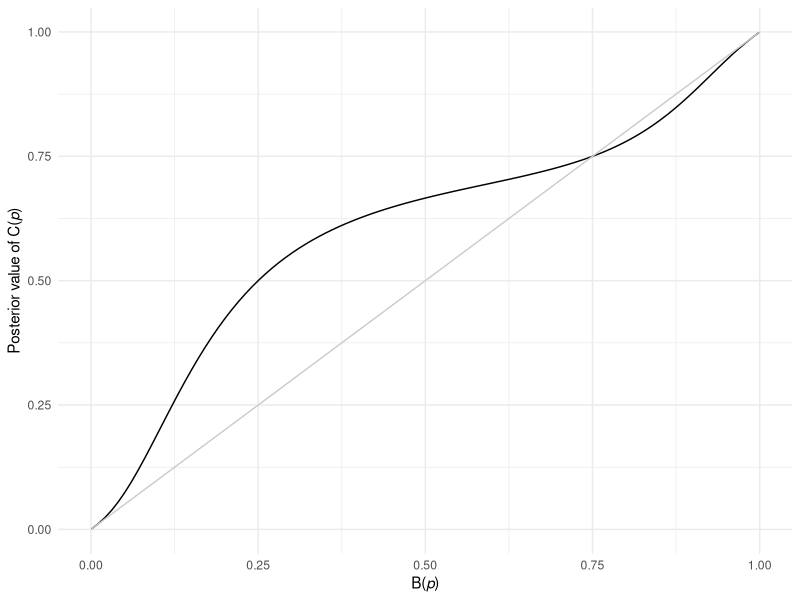
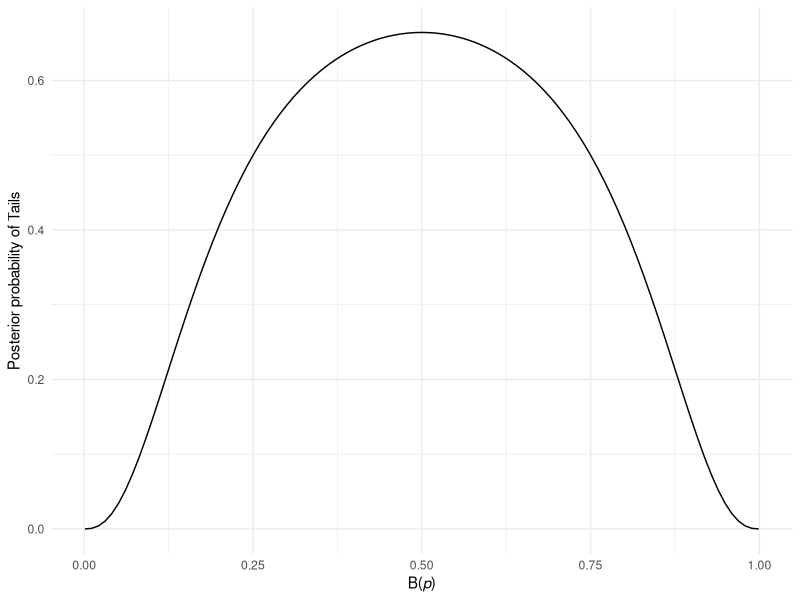

These charts were generated, in order, by the following R code:
## ---- chunk 1
#| echo: false
#| warning: false
#| message: false 
#| cache: true
#| label: fig-two-experts
#| fig-cap: "The posterior probability of C(*p*) given A(*p*) = 0.75."
require(tidyverse)

defertwo <- function(a, b){
  h = (dnorm(
    2^0.5 * qnorm(a)
    ) * 
   dnorm(
    qnorm(b) -
    2^0.5 * qnorm(a)
    )
  ) /
    (
      (dnorm(
        2^0.5 * qnorm(a)
      ) * 
        dnorm(
          qnorm(b) -
            2^0.5 * qnorm(a)
        )
      ) +
        (dnorm(
          2^0.5 * qnorm(b)
        ) * 
          dnorm(
            qnorm(a) -
              2^0.5 * qnorm(b)
          )
        )    
    )
  (1-h) * a + h * b
}

deferplot <- function(x){defertwo(0.75,x)}

# a <- 0.07
# b <- 0.75
# 
# # Assume H
# xh <- 2^0.5 * qnorm(a)
# yh <- qnorm(b) - 2^0.5 * qnorm(a)
# hp <- dnorm(xh) * dnorm(yh)
# 
# # Assume not H
# xnh <- 2^0.5 * qnorm(b)
# ynh <- qnorm(a) - 2^0.5 * qnorm(b)
# nhp <- dnorm(xnh) * dnorm(ynh)
# 
# h <- hp / (hp + nhp)
# p <- (1-h)*a + h*b

ggplot() +
  theme_minimal() +
  xlim(0.001,0.999) +
  geom_function(fun = deferplot) +
  geom_function(fun = identity, color = "grey80") +
  labs(
    x = "B(*p*)",
    y = "Posterior value of C(*p*)"
  ) +
  theme(axis.title.y = ggtext::element_markdown(),
        axis.title.x = ggtext::element_markdown())
## ---- chunk 2
#| echo: false
#| warning: false
#| message: false 
#| cache: true
#| label: fig-two-experts-heads
#| fig-cap: "The posterior probability of the coin landing Tails given A(*p*) = 0.75."
require(tidyverse)

tails <- function(a, b){
  h = (dnorm(
    2^0.5 * qnorm(a)
    ) * 
   dnorm(
    qnorm(b) -
    2^0.5 * qnorm(a)
    )
  ) /
    (
      (dnorm(
        2^0.5 * qnorm(a)
      ) * 
        dnorm(
          qnorm(b) -
            2^0.5 * qnorm(a)
        )
      ) +
        (dnorm(
          2^0.5 * qnorm(b)
        ) * 
          dnorm(
            qnorm(a) -
              2^0.5 * qnorm(b)
          )
        )    
    )
  1-h
}

tailsplot <- function(x){tails(0.75,x)}

# a <- 0.07
# b <- 0.75
# 
# # Assume H
# xh <- 2^0.5 * qnorm(a)
# yh <- qnorm(b) - 2^0.5 * qnorm(a)
# hp <- dnorm(xh) * dnorm(yh)
# 
# # Assume not H
# xnh <- 2^0.5 * qnorm(b)
# ynh <- qnorm(a) - 2^0.5 * qnorm(b)
# nhp <- dnorm(xnh) * dnorm(ynh)
# 
# h <- hp / (hp + nhp)
# p <- (1-h)*a + h*b

ggplot() +
  theme_minimal() +
  xlim(0.001,0.999) +
  geom_function(fun = tailsplot) +
#  geom_function(fun = identity, color = "grey80") +
  labs(
    x = "B(*p*)",
    y = "Posterior probability of Tails"
  ) +
  theme(axis.title.y = ggtext::element_markdown(),
        axis.title.x = ggtext::element_markdown())
